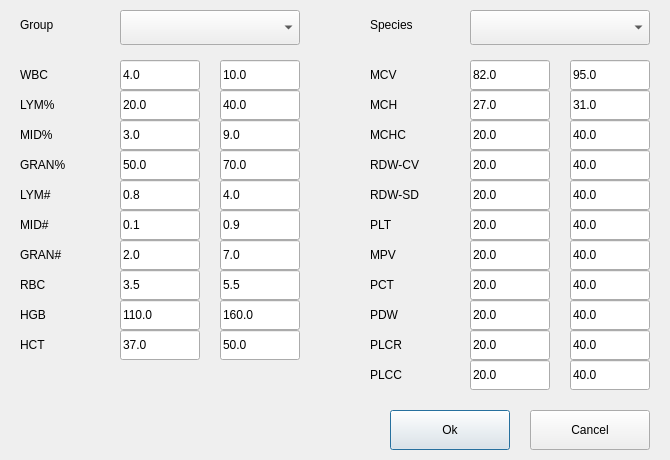
<?xml version="1.0" encoding="UTF-8"?>
<ui version="4.0">
 <class>RefRangeSetupDialog</class>
 <widget class="QDialog" name="RefRangeSetupDialog">
  <property name="geometry">
   <rect>
    <x>0</x>
    <y>0</y>
    <width>670</width>
    <height>460</height>
   </rect>
  </property>
  <property name="windowTitle">
   <string>RefRangeSetupDialog</string>
  </property>
  <widget class="QLabel" name="lbPlt">
   <property name="geometry">
    <rect>
     <x>370</x>
     <y>210</y>
     <width>80</width>
     <height>30</height>
    </rect>
   </property>
   <property name="text">
    <string>PLT</string>
   </property>
  </widget>
  <widget class="QPushButton" name="pbOk">
   <property name="geometry">
    <rect>
     <x>390</x>
     <y>410</y>
     <width>120</width>
     <height>40</height>
    </rect>
   </property>
   <property name="text">
    <string>Ok</string>
   </property>
  </widget>
  <widget class="QLabel" name="lbMch">
   <property name="geometry">
    <rect>
     <x>370</x>
     <y>90</y>
     <width>80</width>
     <height>30</height>
    </rect>
   </property>
   <property name="text">
    <string>MCH</string>
   </property>
  </widget>
  <widget class="QLabel" name="lbRdwSd">
   <property name="geometry">
    <rect>
     <x>370</x>
     <y>180</y>
     <width>80</width>
     <height>30</height>
    </rect>
   </property>
   <property name="text">
    <string>RDW-SD</string>
   </property>
  </widget>
  <widget class="QLabel" name="lbPct">
   <property name="geometry">
    <rect>
     <x>370</x>
     <y>270</y>
     <width>80</width>
     <height>30</height>
    </rect>
   </property>
   <property name="text">
    <string>PCT</string>
   </property>
  </widget>
  <widget class="QLabel" name="lbLymPer">
   <property name="geometry">
    <rect>
     <x>20</x>
     <y>90</y>
     <width>80</width>
     <height>30</height>
    </rect>
   </property>
   <property name="text">
    <string>LYM%</string>
   </property>
  </widget>
  <widget class="QLabel" name="lbMcv">
   <property name="geometry">
    <rect>
     <x>370</x>
     <y>60</y>
     <width>80</width>
     <height>30</height>
    </rect>
   </property>
   <property name="text">
    <string>MCV</string>
   </property>
  </widget>
  <widget class="QLabel" name="lbHct">
   <property name="geometry">
    <rect>
     <x>20</x>
     <y>330</y>
     <width>80</width>
     <height>30</height>
    </rect>
   </property>
   <property name="text">
    <string>HCT</string>
   </property>
  </widget>
  <widget class="QLabel" name="lbPlcr">
   <property name="geometry">
    <rect>
     <x>370</x>
     <y>330</y>
     <width>80</width>
     <height>30</height>
    </rect>
   </property>
   <property name="text">
    <string>PLCR</string>
   </property>
  </widget>
  <widget class="QLabel" name="lbRbc">
   <property name="geometry">
    <rect>
     <x>20</x>
     <y>270</y>
     <width>80</width>
     <height>30</height>
    </rect>
   </property>
   <property name="text">
    <string>RBC</string>
   </property>
  </widget>
  <widget class="QLabel" name="lbGroup">
   <property name="geometry">
    <rect>
     <x>20</x>
     <y>10</y>
     <width>80</width>
     <height>30</height>
    </rect>
   </property>
   <property name="text">
    <string>Group</string>
   </property>
  </widget>
  <widget class="QLabel" name="lbPdw">
   <property name="geometry">
    <rect>
     <x>370</x>
     <y>300</y>
     <width>80</width>
     <height>30</height>
    </rect>
   </property>
   <property name="text">
    <string>PDW</string>
   </property>
  </widget>
  <widget class="QComboBox" name="cbGroup">
   <property name="geometry">
    <rect>
     <x>120</x>
     <y>10</y>
     <width>180</width>
     <height>35</height>
    </rect>
   </property>
  </widget>
  <widget class="QLabel" name="lbWbc">
   <property name="geometry">
    <rect>
     <x>20</x>
     <y>60</y>
     <width>80</width>
     <height>30</height>
    </rect>
   </property>
   <property name="text">
    <string>WBC</string>
   </property>
  </widget>
  <widget class="QLabel" name="lbRdwCv">
   <property name="geometry">
    <rect>
     <x>370</x>
     <y>150</y>
     <width>80</width>
     <height>30</height>
    </rect>
   </property>
   <property name="text">
    <string>RDW-CV</string>
   </property>
  </widget>
  <widget class="QPushButton" name="pbCancel">
   <property name="geometry">
    <rect>
     <x>530</x>
     <y>410</y>
     <width>120</width>
     <height>40</height>
    </rect>
   </property>
   <property name="text">
    <string>Cancel</string>
   </property>
  </widget>
  <widget class="QLabel" name="lbMchc">
   <property name="geometry">
    <rect>
     <x>370</x>
     <y>120</y>
     <width>80</width>
     <height>30</height>
    </rect>
   </property>
   <property name="text">
    <string>MCHC</string>
   </property>
  </widget>
  <widget class="QLabel" name="lbPlcc">
   <property name="geometry">
    <rect>
     <x>370</x>
     <y>360</y>
     <width>80</width>
     <height>30</height>
    </rect>
   </property>
   <property name="text">
    <string>PLCC</string>
   </property>
  </widget>
  <widget class="QLabel" name="lbMpv">
   <property name="geometry">
    <rect>
     <x>370</x>
     <y>240</y>
     <width>80</width>
     <height>30</height>
    </rect>
   </property>
   <property name="text">
    <string>MPV</string>
   </property>
  </widget>
  <widget class="QLabel" name="lbHgb">
   <property name="geometry">
    <rect>
     <x>20</x>
     <y>300</y>
     <width>80</width>
     <height>30</height>
    </rect>
   </property>
   <property name="text">
    <string>HGB</string>
   </property>
  </widget>
  <widget class="DigitLineEdit" name="leWbcLow">
   <property name="geometry">
    <rect>
     <x>120</x>
     <y>60</y>
     <width>80</width>
     <height>30</height>
    </rect>
   </property>
   <property name="text">
    <string>4.0</string>
   </property>
  </widget>
  <widget class="DigitLineEdit" name="leWbcHigh">
   <property name="geometry">
    <rect>
     <x>220</x>
     <y>60</y>
     <width>80</width>
     <height>30</height>
    </rect>
   </property>
   <property name="text">
    <string>10.0</string>
   </property>
  </widget>
  <widget class="DigitLineEdit" name="leRbcLow">
   <property name="geometry">
    <rect>
     <x>120</x>
     <y>270</y>
     <width>80</width>
     <height>30</height>
    </rect>
   </property>
   <property name="text">
    <string>3.5</string>
   </property>
  </widget>
  <widget class="DigitLineEdit" name="leRbcHigh">
   <property name="geometry">
    <rect>
     <x>220</x>
     <y>270</y>
     <width>80</width>
     <height>30</height>
    </rect>
   </property>
   <property name="text">
    <string>5.5</string>
   </property>
  </widget>
  <widget class="DigitLineEdit" name="leLymPerLow">
   <property name="geometry">
    <rect>
     <x>120</x>
     <y>90</y>
     <width>80</width>
     <height>30</height>
    </rect>
   </property>
   <property name="text">
    <string>20.0</string>
   </property>
  </widget>
  <widget class="DigitLineEdit" name="leLymPerHigh">
   <property name="geometry">
    <rect>
     <x>220</x>
     <y>90</y>
     <width>80</width>
     <height>30</height>
    </rect>
   </property>
   <property name="text">
    <string>40.0</string>
   </property>
  </widget>
  <widget class="DigitLineEdit" name="leHgbHigh">
   <property name="geometry">
    <rect>
     <x>220</x>
     <y>300</y>
     <width>80</width>
     <height>30</height>
    </rect>
   </property>
   <property name="text">
    <string>160.0</string>
   </property>
  </widget>
  <widget class="DigitLineEdit" name="leHgbLow">
   <property name="geometry">
    <rect>
     <x>120</x>
     <y>300</y>
     <width>80</width>
     <height>30</height>
    </rect>
   </property>
   <property name="text">
    <string>110.0</string>
   </property>
  </widget>
  <widget class="DigitLineEdit" name="leMidPerHigh">
   <property name="geometry">
    <rect>
     <x>220</x>
     <y>120</y>
     <width>80</width>
     <height>30</height>
    </rect>
   </property>
   <property name="text">
    <string>9.0</string>
   </property>
  </widget>
  <widget class="QLabel" name="lbLymPer_2">
   <property name="geometry">
    <rect>
     <x>20</x>
     <y>120</y>
     <width>80</width>
     <height>30</height>
    </rect>
   </property>
   <property name="text">
    <string>MID%</string>
   </property>
  </widget>
  <widget class="DigitLineEdit" name="leMidPerLow">
   <property name="geometry">
    <rect>
     <x>120</x>
     <y>120</y>
     <width>80</width>
     <height>30</height>
    </rect>
   </property>
   <property name="text">
    <string>3.0</string>
   </property>
  </widget>
  <widget class="DigitLineEdit" name="leLymNumLow">
   <property name="geometry">
    <rect>
     <x>120</x>
     <y>180</y>
     <width>80</width>
     <height>30</height>
    </rect>
   </property>
   <property name="text">
    <string>0.8</string>
   </property>
  </widget>
  <widget class="DigitLineEdit" name="leGranPerHigh">
   <property name="geometry">
    <rect>
     <x>220</x>
     <y>150</y>
     <width>80</width>
     <height>30</height>
    </rect>
   </property>
   <property name="text">
    <string>70.0</string>
   </property>
  </widget>
  <widget class="QLabel" name="lbLymPer_3">
   <property name="geometry">
    <rect>
     <x>20</x>
     <y>150</y>
     <width>80</width>
     <height>30</height>
    </rect>
   </property>
   <property name="text">
    <string>GRAN%</string>
   </property>
  </widget>
  <widget class="QLabel" name="lbLymPer_4">
   <property name="geometry">
    <rect>
     <x>20</x>
     <y>180</y>
     <width>80</width>
     <height>30</height>
    </rect>
   </property>
   <property name="text">
    <string>LYM#</string>
   </property>
  </widget>
  <widget class="DigitLineEdit" name="leLymNumHigh">
   <property name="geometry">
    <rect>
     <x>220</x>
     <y>180</y>
     <width>80</width>
     <height>30</height>
    </rect>
   </property>
   <property name="text">
    <string>4.0</string>
   </property>
  </widget>
  <widget class="DigitLineEdit" name="leGranPerLow">
   <property name="geometry">
    <rect>
     <x>120</x>
     <y>150</y>
     <width>80</width>
     <height>30</height>
    </rect>
   </property>
   <property name="text">
    <string>50.0</string>
   </property>
  </widget>
  <widget class="DigitLineEdit" name="leMidNumLow">
   <property name="geometry">
    <rect>
     <x>120</x>
     <y>210</y>
     <width>80</width>
     <height>30</height>
    </rect>
   </property>
   <property name="text">
    <string>0.1</string>
   </property>
  </widget>
  <widget class="QLabel" name="lbLymPer_5">
   <property name="geometry">
    <rect>
     <x>20</x>
     <y>240</y>
     <width>80</width>
     <height>30</height>
    </rect>
   </property>
   <property name="text">
    <string>GRAN#</string>
   </property>
  </widget>
  <widget class="DigitLineEdit" name="leGranNumLow">
   <property name="geometry">
    <rect>
     <x>120</x>
     <y>240</y>
     <width>80</width>
     <height>30</height>
    </rect>
   </property>
   <property name="text">
    <string>2.0</string>
   </property>
  </widget>
  <widget class="DigitLineEdit" name="leMidNumHigh">
   <property name="geometry">
    <rect>
     <x>220</x>
     <y>210</y>
     <width>80</width>
     <height>30</height>
    </rect>
   </property>
   <property name="text">
    <string>0.9</string>
   </property>
  </widget>
  <widget class="QLabel" name="lbLymPer_6">
   <property name="geometry">
    <rect>
     <x>20</x>
     <y>210</y>
     <width>80</width>
     <height>30</height>
    </rect>
   </property>
   <property name="text">
    <string>MID#</string>
   </property>
  </widget>
  <widget class="DigitLineEdit" name="leGranNumHigh">
   <property name="geometry">
    <rect>
     <x>220</x>
     <y>240</y>
     <width>80</width>
     <height>30</height>
    </rect>
   </property>
   <property name="text">
    <string>7.0</string>
   </property>
  </widget>
  <widget class="DigitLineEdit" name="lePltHigh">
   <property name="geometry">
    <rect>
     <x>570</x>
     <y>210</y>
     <width>80</width>
     <height>30</height>
    </rect>
   </property>
   <property name="text">
    <string>40.0</string>
   </property>
  </widget>
  <widget class="DigitLineEdit" name="leHctLow">
   <property name="geometry">
    <rect>
     <x>120</x>
     <y>330</y>
     <width>80</width>
     <height>30</height>
    </rect>
   </property>
   <property name="text">
    <string>37.0</string>
   </property>
  </widget>
  <widget class="DigitLineEdit" name="leMchLow">
   <property name="geometry">
    <rect>
     <x>470</x>
     <y>90</y>
     <width>80</width>
     <height>30</height>
    </rect>
   </property>
   <property name="text">
    <string>27.0</string>
   </property>
  </widget>
  <widget class="DigitLineEdit" name="leRdwCvLow">
   <property name="geometry">
    <rect>
     <x>470</x>
     <y>150</y>
     <width>80</width>
     <height>30</height>
    </rect>
   </property>
   <property name="text">
    <string>20.0</string>
   </property>
  </widget>
  <widget class="DigitLineEdit" name="leMchcHigh">
   <property name="geometry">
    <rect>
     <x>570</x>
     <y>120</y>
     <width>80</width>
     <height>30</height>
    </rect>
   </property>
   <property name="text">
    <string>40.0</string>
   </property>
  </widget>
  <widget class="DigitLineEdit" name="leMcvHigh">
   <property name="geometry">
    <rect>
     <x>570</x>
     <y>60</y>
     <width>80</width>
     <height>30</height>
    </rect>
   </property>
   <property name="text">
    <string>95.0</string>
   </property>
  </widget>
  <widget class="DigitLineEdit" name="leRdwSdHigh">
   <property name="geometry">
    <rect>
     <x>570</x>
     <y>180</y>
     <width>80</width>
     <height>30</height>
    </rect>
   </property>
   <property name="text">
    <string>40.0</string>
   </property>
  </widget>
  <widget class="DigitLineEdit" name="leMchcLow">
   <property name="geometry">
    <rect>
     <x>470</x>
     <y>120</y>
     <width>80</width>
     <height>30</height>
    </rect>
   </property>
   <property name="text">
    <string>20.0</string>
   </property>
  </widget>
  <widget class="DigitLineEdit" name="leMchHigh">
   <property name="geometry">
    <rect>
     <x>570</x>
     <y>90</y>
     <width>80</width>
     <height>30</height>
    </rect>
   </property>
   <property name="text">
    <string>31.0</string>
   </property>
  </widget>
  <widget class="DigitLineEdit" name="leRdwCvHigh">
   <property name="geometry">
    <rect>
     <x>570</x>
     <y>150</y>
     <width>80</width>
     <height>30</height>
    </rect>
   </property>
   <property name="text">
    <string>40.0</string>
   </property>
  </widget>
  <widget class="DigitLineEdit" name="lePltLow">
   <property name="geometry">
    <rect>
     <x>470</x>
     <y>210</y>
     <width>80</width>
     <height>30</height>
    </rect>
   </property>
   <property name="text">
    <string>20.0</string>
   </property>
  </widget>
  <widget class="DigitLineEdit" name="leRdwSdLow">
   <property name="geometry">
    <rect>
     <x>470</x>
     <y>180</y>
     <width>80</width>
     <height>30</height>
    </rect>
   </property>
   <property name="text">
    <string>20.0</string>
   </property>
  </widget>
  <widget class="DigitLineEdit" name="leMcvLow">
   <property name="geometry">
    <rect>
     <x>470</x>
     <y>60</y>
     <width>80</width>
     <height>30</height>
    </rect>
   </property>
   <property name="text">
    <string>82.0</string>
   </property>
  </widget>
  <widget class="DigitLineEdit" name="leHctHigh">
   <property name="geometry">
    <rect>
     <x>220</x>
     <y>330</y>
     <width>80</width>
     <height>30</height>
    </rect>
   </property>
   <property name="text">
    <string>50.0</string>
   </property>
  </widget>
  <widget class="DigitLineEdit" name="lePdwLow">
   <property name="geometry">
    <rect>
     <x>470</x>
     <y>300</y>
     <width>80</width>
     <height>30</height>
    </rect>
   </property>
   <property name="text">
    <string>20.0</string>
   </property>
  </widget>
  <widget class="DigitLineEdit" name="leMpvHigh">
   <property name="geometry">
    <rect>
     <x>570</x>
     <y>240</y>
     <width>80</width>
     <height>30</height>
    </rect>
   </property>
   <property name="text">
    <string>40.0</string>
   </property>
  </widget>
  <widget class="DigitLineEdit" name="lePlcrLow">
   <property name="geometry">
    <rect>
     <x>470</x>
     <y>330</y>
     <width>80</width>
     <height>30</height>
    </rect>
   </property>
   <property name="text">
    <string>20.0</string>
   </property>
  </widget>
  <widget class="DigitLineEdit" name="lePctLow">
   <property name="geometry">
    <rect>
     <x>470</x>
     <y>270</y>
     <width>80</width>
     <height>30</height>
    </rect>
   </property>
   <property name="text">
    <string>20.0</string>
   </property>
  </widget>
  <widget class="DigitLineEdit" name="lePlcrHigh">
   <property name="geometry">
    <rect>
     <x>570</x>
     <y>330</y>
     <width>80</width>
     <height>30</height>
    </rect>
   </property>
   <property name="text">
    <string>40.0</string>
   </property>
  </widget>
  <widget class="DigitLineEdit" name="leMpvLow">
   <property name="geometry">
    <rect>
     <x>470</x>
     <y>240</y>
     <width>80</width>
     <height>30</height>
    </rect>
   </property>
   <property name="text">
    <string>20.0</string>
   </property>
  </widget>
  <widget class="DigitLineEdit" name="lePctHigh">
   <property name="geometry">
    <rect>
     <x>570</x>
     <y>270</y>
     <width>80</width>
     <height>30</height>
    </rect>
   </property>
   <property name="text">
    <string>40.0</string>
   </property>
  </widget>
  <widget class="DigitLineEdit" name="lePdwHigh">
   <property name="geometry">
    <rect>
     <x>570</x>
     <y>300</y>
     <width>80</width>
     <height>30</height>
    </rect>
   </property>
   <property name="text">
    <string>40.0</string>
   </property>
  </widget>
  <widget class="DigitLineEdit" name="lePlccHigh">
   <property name="geometry">
    <rect>
     <x>570</x>
     <y>360</y>
     <width>80</width>
     <height>30</height>
    </rect>
   </property>
   <property name="text">
    <string>40.0</string>
   </property>
  </widget>
  <widget class="DigitLineEdit" name="lePlccLow">
   <property name="geometry">
    <rect>
     <x>470</x>
     <y>360</y>
     <width>80</width>
     <height>30</height>
    </rect>
   </property>
   <property name="text">
    <string>20.0</string>
   </property>
  </widget>
  <widget class="QLabel" name="lbSpecies">
   <property name="geometry">
    <rect>
     <x>370</x>
     <y>10</y>
     <width>80</width>
     <height>30</height>
    </rect>
   </property>
   <property name="text">
    <string>Species</string>
   </property>
  </widget>
  <widget class="QComboBox" name="cbSpecies">
   <property name="geometry">
    <rect>
     <x>470</x>
     <y>10</y>
     <width>180</width>
     <height>35</height>
    </rect>
   </property>
  </widget>
 </widget>
 <layoutdefault spacing="6" margin="11"/>
 <customwidgets>
  <customwidget>
   <class>LineEdit</class>
   <extends>QLineEdit</extends>
   <header>lineedit.h</header>
  </customwidget>
  <customwidget>
   <class>DigitLineEdit</class>
   <extends>LineEdit</extends>
   <header>digitlineedit.h</header>
  </customwidget>
 </customwidgets>
 <resources/>
 <connections/>
</ui>
